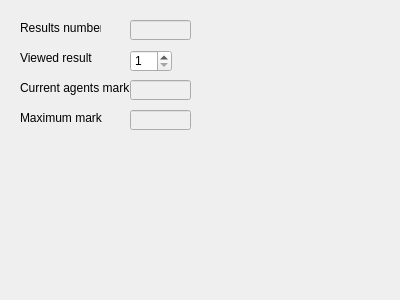
<?xml version="1.0" encoding="UTF-8"?>
<ui version="4.0">
 <class>LearningResult</class>
 <widget class="QWidget" name="LearningResult">
  <property name="geometry">
   <rect>
    <x>0</x>
    <y>0</y>
    <width>400</width>
    <height>300</height>
   </rect>
  </property>
  <property name="windowTitle">
   <string>Form</string>
  </property>
  <widget class="QLabel" name="nResultsLabel">
   <property name="geometry">
    <rect>
     <x>20</x>
     <y>20</y>
     <width>81</width>
     <height>16</height>
    </rect>
   </property>
   <property name="text">
    <string>Results number</string>
   </property>
  </widget>
  <widget class="QLineEdit" name="nResultsValue">
   <property name="enabled">
    <bool>false</bool>
   </property>
   <property name="geometry">
    <rect>
     <x>130</x>
     <y>20</y>
     <width>61</width>
     <height>20</height>
    </rect>
   </property>
  </widget>
  <widget class="QLabel" name="ViewedResultLabel">
   <property name="geometry">
    <rect>
     <x>20</x>
     <y>50</y>
     <width>81</width>
     <height>16</height>
    </rect>
   </property>
   <property name="text">
    <string>Viewed result</string>
   </property>
  </widget>
  <widget class="QSpinBox" name="ViewedResultValue">
   <property name="geometry">
    <rect>
     <x>130</x>
     <y>50</y>
     <width>42</width>
     <height>22</height>
    </rect>
   </property>
   <property name="minimum">
    <number>1</number>
   </property>
   <property name="maximum">
    <number>9999999</number>
   </property>
  </widget>
  <widget class="QLineEdit" name="Mark">
   <property name="enabled">
    <bool>false</bool>
   </property>
   <property name="geometry">
    <rect>
     <x>130</x>
     <y>80</y>
     <width>61</width>
     <height>20</height>
    </rect>
   </property>
  </widget>
  <widget class="QLabel" name="MarkLabel">
   <property name="geometry">
    <rect>
     <x>20</x>
     <y>80</y>
     <width>111</width>
     <height>16</height>
    </rect>
   </property>
   <property name="text">
    <string>Current agents mark</string>
   </property>
  </widget>
  <widget class="QLineEdit" name="MaximumMark">
   <property name="enabled">
    <bool>false</bool>
   </property>
   <property name="geometry">
    <rect>
     <x>130</x>
     <y>110</y>
     <width>61</width>
     <height>20</height>
    </rect>
   </property>
  </widget>
  <widget class="QLabel" name="MaxMarkLabel">
   <property name="geometry">
    <rect>
     <x>20</x>
     <y>110</y>
     <width>111</width>
     <height>16</height>
    </rect>
   </property>
   <property name="text">
    <string>Maximum mark</string>
   </property>
  </widget>
 </widget>
 <resources/>
 <connections/>
</ui>
